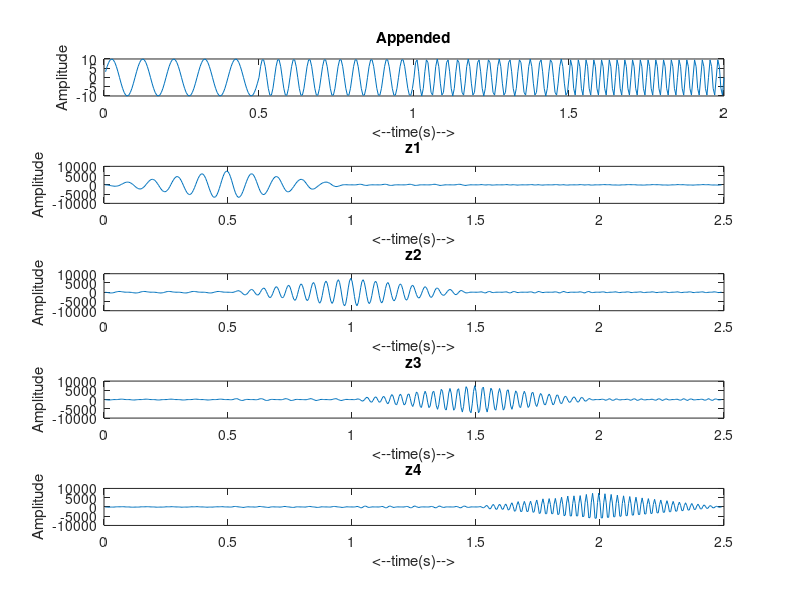

This figure's MATLAB source:
a1=10;
a2=10;
a3=10;
a4=10;
f1=10;
f2=20;
f3=30;
f4=40;
fs = 200;
ts = 1/fs;
n=1:100;

x1 = a1*sin(2*pi*n*f1*ts);
x2 = a1*sin(2*pi*n*f2*ts);
x3 = a1*sin(2*pi*n*f3*ts);
x4 = a1*sin(2*pi*n*f4*ts);

x = [x1 x2 x3 x4];
nx = 1:400;
ay = 15;
fy = f1;

ny =n;
y1 = ay*sin(2*pi*n*f1*ts);
y2 = ay*sin(2*pi*n*f2*ts);
y3 = ay*sin(2*pi*n*f3*ts);
y4 = ay*sin(2*pi*n*f4*ts);

neg = ny(1) - nx(length(x)) +1;
pos = ny(length(y1)) - nx;

nz = neg:pos;

z1 = zeros(size(nz));
z2 = zeros(size(nz));
z3 = zeros(size(nz));
z4 = zeros(size(nz));

for l = 1:length(nz)
   for j = 1:length(ny)
        if((0<(400-l+j)&&(400-l+j)<=400)&&(j<length(ny)))
            z1(l) = z1(l) + y1(j)*x(length(nx)-l+j);
            z2(l) = z2(l) + y2(j)*x(length(nx)-l+j);
            z3(l) = z3(l) + y3(j)*x(length(nx)-l+j);
            z4(l) = z4(l) + y4(j)*x(length(nx)-l+j);
        
        end
   
   
   end
    
end
z1 = fliplr(z1);
z2 = fliplr(z2);
z3 = fliplr(z3);
z4 = fliplr(z4);

nz = 1:length(nz);
nz = nz/fs;
nx = nx/fs;
ny = ny/fs;

subplot(5,1,1),plot(nx,x),title('Appended'),xlabel('<--time(s)-->'),ylabel('Amplitude');
subplot(5,1,2),plot(nz,z1),title('z1'),xlabel('<--time(s)-->'),ylabel('Amplitude');
subplot(5,1,3),plot(nz,z2),title('z2'),xlabel('<--time(s)-->'),ylabel('Amplitude');
subplot(5,1,4),plot(nz,z3),title('z3'),xlabel('<--time(s)-->'),ylabel('Amplitude');
subplot(5,1,5),plot(nz,z4),title('z4'),xlabel('<--time(s)-->'),ylabel('Amplitude');

